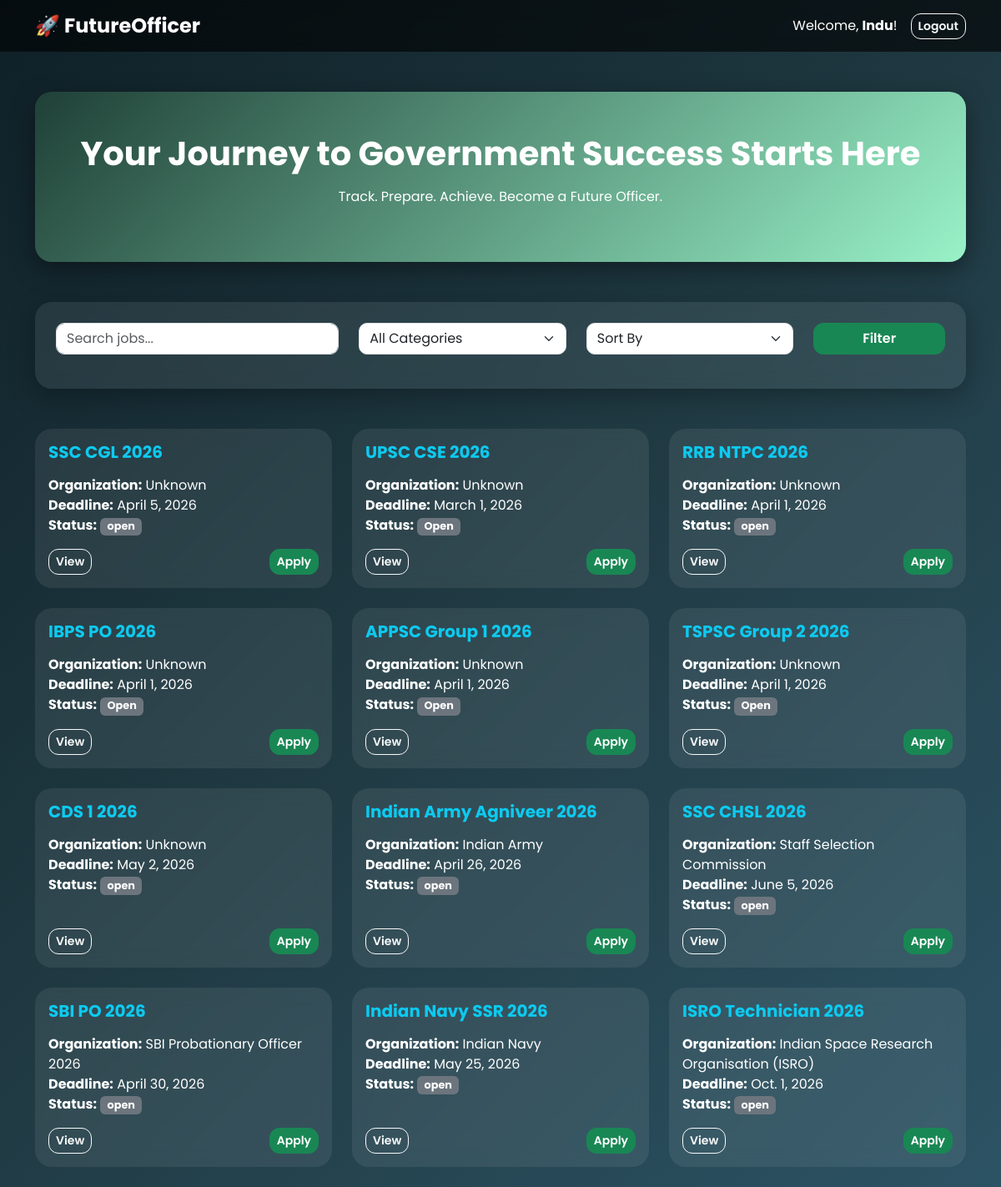
The app's page / (signed in) with its own data.
### jobs/models.py (models this page shows, shortened)
class Job(models.Model):
    CATEGORY_CHOICES = [
        ('SSC', 'SSC'),
        ('UPSC', 'UPSC'),
        ('Railway', 'Railway'),
        ('Banking', 'Banking'),
        ('Defence', 'Defence'),
        ('Army', 'Army'),
        ('Civilian','Civilian')
 ]
    STATUS_CHOICES = [
        ('open', 'Open'),
        ('close', 'Closed'),
        ('deadline', 'Deadline Soon'),
    ]
    title = models.CharField(max_length=200)
    organization = models.CharField(max_length=200)
    last_date = models.DateField()
    category = models.CharField(max_length=50, choices=CATEGORY_CHOICES)
    description = models.TextField()   # Better than CharField
    url = models.URLField(blank=True, null=True)
    status = models.CharField(
        max_length=20,
        choices=STATUS_CHOICES,
        default='open'
    )

### jobs/views.py (the view)
# urls.py: path('', views.job_list, name='job_list'),  # Homepage = Job list
@login_required(login_url='/accounts/login/')
def job_list(request):
    jobs = Job.objects.all()
    query = request.GET.get('q')
    if query:
        jobs = jobs.filter(title__icontains=query)
    category = request.GET.get('category')
    if category:
        jobs = jobs.filter(category=category)
    sort = request.GET.get('sort')
    if sort == "deadline":
        jobs = jobs.order_by('last_date')
    soon_date = date.today() + timedelta(days=7)
    context = {
        'jobs': jobs,
        'soon_date': soon_date
    }
    return render(request, 'jobs/job_list.html', {'jobs': jobs})

### jobs/templates/jobs/job_list.html (shortened to what this page needs)
<!DOCTYPE html>
<html lang="en">
<head>
    <link href="https://cdn.jsdelivr.net/npm/bootstrap@5.3.2/dist/css/bootstrap.min.css" rel="stylesheet">
</head>
<body>
<nav class="navbar navbar-expand-lg navbar-dark">
    <div class="container">
        <a class="navbar-brand fw-bold fs-4" href="/">
            🚀 FutureOfficer
        </a>
        <div class="d-flex align-items-center">
            {% if request.user.is_authenticated %}
                <span class="me-3">
                    Welcome, <strong>{{ request.user.username }}</strong>!
                </span>
                <form method="post" action="{% url 'logout' %}">
                    <button type="submit" class="btn btn-outline-light btn-sm">
                        Logout
                    </button>
                </form>
            {% else %}
                <a href="{% url 'login' %}" class="btn btn-outline-light btn-sm">
                    Login
                </a>
            {% endif %}
        </div>
    </div>
</nav>
<div class="container mt-5">
    <div class="hero-section text-center mb-5">
        <h1 class="fw-bold">
            Your Journey to Government Success Starts Here
        </h1>
        <p class="mt-3">
            Track. Prepare. Achieve. Become a Future Officer.
        </p>
    </div>
    <div class="glass-box mb-5">
        <form method="GET">
            <div class="row">
                <div class="col-md-4 mb-3">
                    <input type="text" name="q" placeholder="Search jobs..." class="form-control">
                </div>
                <div class="col-md-3 mb-3">
                    <select name="category" class="form-select">
                        <option value="">All Categories</option>
                    </select>
                </div>
                <div class="col-md-3 mb-3">
                    <select name="sort" class="form-select">
                        <option value="">Sort By</option>
                    </select>
                </div>
                <div class="col-md-2 mb-3">
                    <button type="submit" class="btn btn-success w-100">
                        Filter
                    </button>
                </div>
            </div>
        </form>
    </div>
    <div class="row">
        {% for job in jobs %}
        <div class="col-md-6 col-lg-4 mb-4">
            <div class="card job-card h-100 p-3">
                <h5 class="fw-bold text-info">
                    {{ job.title }}
                </h5>
                <p class="mt-2">
                    <strong>Organization:</strong> {{ job.organization }} <br>
                    <strong>Deadline:</strong> {{ job.last_date }} <br>
                    <strong>Status:</strong>
                    {% if job.status == "Applied" %}
                        <span class="badge bg-success">Applied</span>
                    {% elif job.status == "Pending" %}
                        <span class="badge bg-warning text-dark">Pending</span>
                    {% else %}
                        <span class="badge bg-secondary">{{ job.status }}</span>
                    {% endif %}
                </p>
                <div class="mt-auto d-flex justify-content-between">
                    <a href="{% url 'job_detail' job.id %}" class="btn btn-outline-light btn-sm">
                        View
                    </a>
                    {% if job.url %}
                    <a href="{{ job.url }}" target="_blank" class="btn btn-success btn-sm">
                        Apply
                    </a>
                    {% endif %}
                </div>
            </div>
        </div>
        {% empty %}
        <div class="text-center mt-5">
            <h4 class="text-light">No jobs added yet 🚀</h4>
            <p>Add your first government job notification</p>
        </div>
        {% endfor %}
    </div>
</div>
</body>
</html>

### jobs/templates/jobs/job_list.html (style rules this page uses)
body { font-family: 'Poppins', sans-serif; background: linear-gradient(135deg, #0f2027, #203a43, #2c5364); color: white; }
.navbar { backdrop-filter: blur(10px); background: rgba(0,0,0,0.6) !important; }
.hero-section { background: linear-gradient(135deg, #1f4037, #99f2c8); padding: 50px 20px; border-radius: 20px; color: white; box-shadow: 0 10px 30px rgba(0,0,0,0.4); }
.glass-box { background: rgba(255,255,255,0.08); backdrop-filter: blur(10px); border-radius: 20px; padding: 25px; box-shadow: 0 8px 32px rgba(0,0,0,0.3); }
.job-card { background: rgba(255,255,255,0.08); backdrop-filter: blur(10px); border-radius: 20px; transition: 0.3s; border: none; color: white; }
.form-control, .form-select { border-radius: 10px; }
.btn { border-radius: 12px; font-weight: 600; }
.badge { font-size: 0.8rem; }

### records on screen
Job: title "SSC CGL 2026", organization "Unknown", last_date "April 5, 2026", status "open"
Job: title "UPSC CSE 2026", organization "Unknown", last_date "March 1, 2026", status "Open"
Job: title "RRB NTPC 2026", organization "Unknown", last_date "April 1, 2026", status "open"
Job: title "IBPS PO 2026", organization "Unknown", last_date "April 1, 2026", status "Open"
Job: title "APPSC Group 1 2026", organization "Unknown", last_date "April 1, 2026", status "Open"
Job: title "TSPSC Group 2 2026", organization "Unknown", last_date "April 1, 2026", status "Open"
Job: title "CDS 1 2026", organization "Unknown", last_date "May 2, 2026", status "open"
Job: title "Indian Army Agniveer 2026", organization "Indian Army", last_date "April 26, 2026", status "open"
Job: title "SSC CHSL 2026", organization "Staff Selection Commission", last_date "June 5, 2026", status "open"
Job: title "SBI PO 2026", organization "SBI Probationary Officer 2026", last_date "April 30, 2026", status "open"
Job: title "Indian Navy SSR 2026", organization "Indian Navy", last_date "May 25, 2026", status "open"
Job: title "ISRO Technician 2026", organization "Indian Space Research Organisation (ISRO)", last_date "Oct. 1, 2026", status "open"

### other values on screen
{{ request.user.username }} "Indu"
